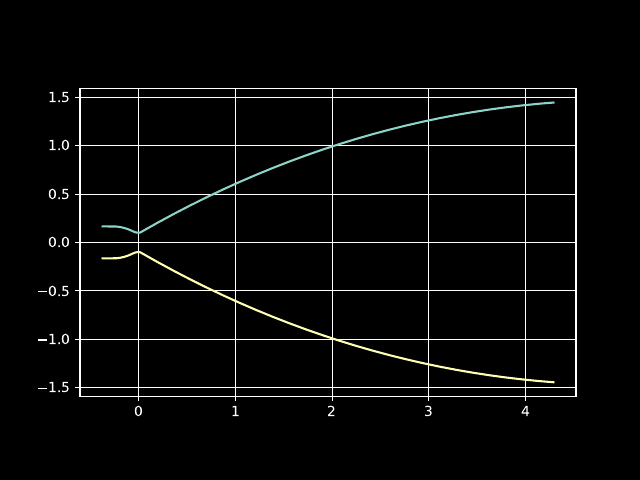

Generate this figure with Python:
import matplotlib.pyplot as plt
import geometry as geom
import formulaegg as egg
import parser

plt.style.use('dark_background')

designParams = {
    "Rt": 0.1,
    "expR": 200,
    "conR": 3,
    "expA": 30,
    "exitA": 5,
    "conA": 30,
    "Lstar": 0.95,
    "conicA": 18
}

geometry, actualParams = geom.getGeometry(designParams)
geomX, geomY, mirrX, mirrY = geometry

fig, ax = plt.subplots()
ax.plot(geomX, geomY)
ax.plot(mirrX, mirrY)
ax.grid()
plt.gca().set_aspect('equal')
plt.savefig("parabolix.pdf")
plt.show()
